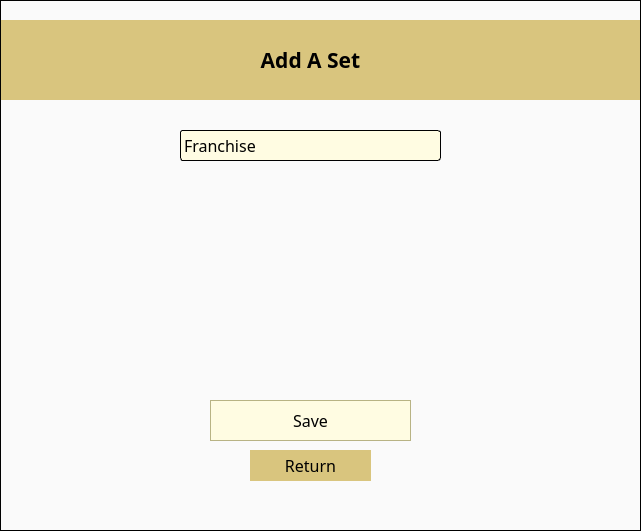
<?xml version="1.0" encoding="UTF-8"?>
<ui version="4.0">
 <class>AddSet</class>
 <widget class="QMainWindow" name="AddSet">
  <property name="enabled">
   <bool>true</bool>
  </property>
  <property name="geometry">
   <rect>
    <x>0</x>
    <y>0</y>
    <width>641</width>
    <height>531</height>
   </rect>
  </property>
  <property name="windowTitle">
   <string>MainWindow</string>
  </property>
  <property name="styleSheet">
   <string notr="true">QComboBox {
    border: 1px solid #B8B384;
    border-radius: 3px;
    padding: 1px 18px 1px 3px;
    min-width: 6em;
	text-align: center;
	background-color: rgb(255, 252, 226);
}

QComboBox::drop-down {
    subcontrol-origin: padding;
    subcontrol-position: top right;
    width: 15px;

   
    border-left-style: solid; /* just a single line */
    border-top-right-radius: 3px; /* same radius as the QComboBox */
    border-bottom-right-radius: 3px;
}

QComboBox::down-arrow {
    image: url(:/img/down-filled-triangular-arrow.png);
	width: 15px;
	right: 5px
	
}

QComboBox::down-arrow:on { /* shift the arrow when popup is open */
    image: url(:/img/up-filled-triangular-arrow.png);
	width: 15px;
	right: 5px
}</string>
  </property>
  <widget class="QWidget" name="centralwidget">
   <property name="styleSheet">
    <string notr="true"/>
   </property>
   <widget class="QListWidget" name="listWidget">
    <property name="geometry">
     <rect>
      <x>180</x>
      <y>190</y>
      <width>261</width>
      <height>181</height>
     </rect>
    </property>
    <property name="font">
     <font>
      <family>Bahnschrift Light</family>
      <pointsize>12</pointsize>
     </font>
    </property>
    <property name="styleSheet">
     <string notr="true">background-color: rgb(250, 250, 250);
border: none;</string>
    </property>
   </widget>
   <widget class="QPushButton" name="addSetButton">
    <property name="geometry">
     <rect>
      <x>210</x>
      <y>400</y>
      <width>201</width>
      <height>41</height>
     </rect>
    </property>
    <property name="font">
     <font>
      <family>Bahnschrift</family>
      <pointsize>12</pointsize>
     </font>
    </property>
    <property name="styleSheet">
     <string notr="true">background-color: rgb(255, 252, 226);
border: 1px solid #B8B384;</string>
    </property>
    <property name="text">
     <string>Save</string>
    </property>
   </widget>
   <widget class="QPushButton" name="returnButton">
    <property name="geometry">
     <rect>
      <x>250</x>
      <y>450</y>
      <width>121</width>
      <height>31</height>
     </rect>
    </property>
    <property name="font">
     <font>
      <family>Bahnschrift</family>
      <pointsize>12</pointsize>
     </font>
    </property>
    <property name="styleSheet">
     <string notr="true">background-color: rgb(217, 197, 126);
border: #9F9160;
border-width: 1px;</string>
    </property>
    <property name="text">
     <string>Return</string>
    </property>
   </widget>
   <widget class="QFrame" name="frame">
    <property name="geometry">
     <rect>
      <x>0</x>
      <y>0</y>
      <width>641</width>
      <height>531</height>
     </rect>
    </property>
    <property name="styleSheet">
     <string notr="true">border: 1px solid black;
background-color: rgb(250, 250, 250);</string>
    </property>
    <property name="frameShape">
     <enum>QFrame::StyledPanel</enum>
    </property>
    <property name="frameShadow">
     <enum>QFrame::Raised</enum>
    </property>
    <widget class="QFrame" name="frame_2">
     <property name="geometry">
      <rect>
       <x>0</x>
       <y>20</y>
       <width>641</width>
       <height>80</height>
      </rect>
     </property>
     <property name="styleSheet">
      <string notr="true">border-bottom: none;
border-top: none;
background-color: rgb(217, 197, 126);</string>
     </property>
     <property name="frameShape">
      <enum>QFrame::StyledPanel</enum>
     </property>
     <property name="frameShadow">
      <enum>QFrame::Raised</enum>
     </property>
     <widget class="QLabel" name="label">
      <property name="geometry">
       <rect>
        <x>190</x>
        <y>-1</y>
        <width>241</width>
        <height>81</height>
       </rect>
      </property>
      <property name="font">
       <font>
        <family>Bahnschrift</family>
        <pointsize>16</pointsize>
        <bold>true</bold>
       </font>
      </property>
      <property name="styleSheet">
       <string notr="true">border: none;</string>
      </property>
      <property name="text">
       <string>Add A Set</string>
      </property>
      <property name="alignment">
       <set>Qt::AlignCenter</set>
      </property>
     </widget>
    </widget>
    <widget class="QComboBox" name="comboBox">
     <property name="geometry">
      <rect>
       <x>180</x>
       <y>130</y>
       <width>261</width>
       <height>31</height>
      </rect>
     </property>
     <property name="font">
      <font>
       <family>Bahnschrift</family>
       <pointsize>12</pointsize>
      </font>
     </property>
     <property name="styleSheet">
      <string notr="true">background-color: rgb(255, 252, 226);</string>
     </property>
     <property name="iconSize">
      <size>
       <width>16</width>
       <height>16</height>
      </size>
     </property>
     <property name="placeholderText">
      <string>Franchise</string>
     </property>
    </widget>
   </widget>
   <zorder>frame</zorder>
   <zorder>listWidget</zorder>
   <zorder>addSetButton</zorder>
   <zorder>returnButton</zorder>
  </widget>
 </widget>
 <resources/>
 <connections/>
</ui>
